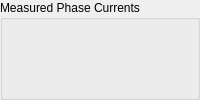
      <widget class="QGroupBox" name="groupBox_12">
       <property name="title">
        <string>Measured Phase Currents</string>
       </property>
       <layout class="QGridLayout" name="gridLayout_4">
        <item row="2" column="0">
         <widget class="CompactEpc" name="compactepc_27">
          <property name="signal_path" stdset="0">
           <string>StatusLineCurrents;L3Current_measured</string>
          </property>
          <property name="label_override" stdset="0">
           <string>L3</string>
          </property>
          <property name="label_visible" stdset="0">
           <bool>true</bool>
          </property>
          <property name="units_visible" stdset="0">
           <bool>true</bool>
          </property>
         </widget>
        </item>
        <item row="1" column="0">
         <widget class="CompactEpc" name="compactepc_26">
          <property name="signal_path" stdset="0">
           <string>StatusLineCurrents;L2Current_measured</string>
          </property>
          <property name="label_override" stdset="0">
           <string>L2</string>
          </property>
          <property name="label_visible" stdset="0">
           <bool>true</bool>
          </property>
          <property name="units_visible" stdset="0">
           <bool>true</bool>
          </property>
         </widget>
        </item>
        <item row="0" column="0">
         <widget class="CompactEpc" name="compactepc_25">
          <property name="signal_path" stdset="0">
           <string>StatusLineCurrents;L1Current_measured</string>
          </property>
          <property name="label_override" stdset="0">
           <string>L1</string>
          </property>
          <property name="label_visible" stdset="0">
           <bool>true</bool>
          </property>
          <property name="units_visible" stdset="0">
           <bool>true</bool>
          </property>
         </widget>
        </item>
        <item row="3" column="0">
         <widget class="CompactEpc" name="compactepc_28">
          <property name="signal_path" stdset="0">
           <string>StatusAC;CurrentAC_measured</string>
          </property>
          <property name="label_override" stdset="0">
           <string>Average</string>
          </property>
          <property name="label_visible" stdset="0">
           <bool>true</bool>
          </property>
          <property name="units_visible" stdset="0">
           <bool>true</bool>
          </property>
         </widget>
        </item>
       </layout>
      </widget>
